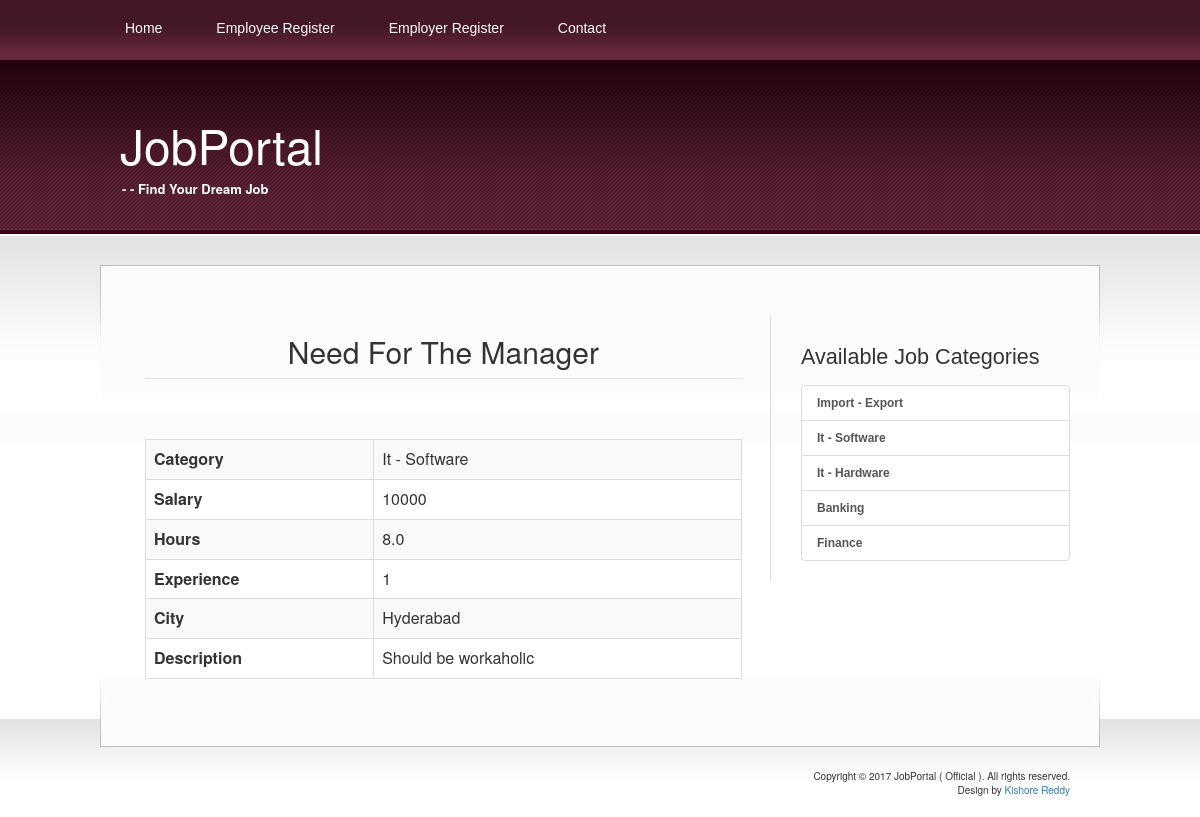
/job_details.php?id=2, run on the app's committed database.
### tables this page shows
CREATE TABLE `jobs` (
  `j_id` int(4) NOT NULL,
  `j_category` varchar(40) NOT NULL,
  `j_owner_name` varchar(30) NOT NULL,
  `j_title` varchar(50) NOT NULL,
  `j_hours` float(3,1) NOT NULL,
  `j_salary` int(10) NOT NULL,
  `j_experience` int(3) NOT NULL,
  `j_discription` varchar(300) NOT NULL,
  `j_city` varchar(20) NOT NULL,
  `j_active` int(1) NOT NULL DEFAULT '1'
);

CREATE TABLE `categories` (
  `cat_id` int(4) NOT NULL,
  `cat_nm` varchar(30) NOT NULL
);

### job_details.php (the view, shortened to what this page needs)
<?php
include 'dbCon.php';
	$q = "select * from jobs where j_id =".$_GET['id'];
	$res = mysqli_query($link,$q) or die("Wrong Query");
	$row = mysqli_fetch_assoc($res);
?>
<html xmlns="http://www.w3.org/1999/xhtml">
<head>
<?php
include("includes/head.inc.php");
?>
</head>
<body>
<div id="header1-wrapper">
	<div id="header1">
	<div id="menu1">
		<?php
		include("includes/menu.inc.php");
		?>
		</div>
	</div>
</div>
<div id="logo">
	<?php
	include("includes/logo.inc.php");
	?>
	</div>
<div id="wrapper">
	<div id="page">
		<div id="page-bgtop">
			<div class="col-md-8">
					<legend align="center"><h2><?php echo $row['j_title']; ?></h2></legend>
					<div class="entry">
						<table class="table table-bordered
table-hover table-striped">
						<?php
						echo '<tr><td ><b>Category</b><br><td>'.$row['j_category'].'</td></tr>
								<tr><td><b>Salary</b></td><td>'.$row['j_salary'].'</td></tr>
								<tr><td><b>Hours</b></td><td>'.$row['j_hours'].'</td></tr>
								<tr><td><b>Experience</b></td><td>'.$row['j_experience'].'</td></tr>
								<tr><td><b>City</b></td><td>'.$row['j_city'].'</td></tr>
								<tr><td><b>Description</b></td><td>'.$row['j_discription'].'</tr>
								';
						?>
						<br>
						<br>
						</table>
				</div>
			</div>
			<div id="sidebar">
			<?php
		include("includes/sidebar.inc.php");
		?>
			</div>
			<div style="clear: both;">&nbsp;</div>
		</div>
	</div>
</div>
<div id="footer-bgcontent">
	<div id="footer">
		<?php
		include("includes/footer.inc.php");
		?>
	</div>
</div>
</body>
</html>

### includes/head.inc.php (shortened to what this page needs)
<link href="css/style.css" rel="stylesheet" type="text/css" media="screen" />
<link rel="stylesheet" href="css/bootstrap.min.css" >

### includes/menu.inc.php (shortened to what this page needs)
<uul>
		<lli><a href="index.php" class="first">Home</a></lli>
		<?php
				if(!isset($_SESSION['employee']))
				{
					echo '<lli><a href="employeeregister.php">Employee Register</a></lli>';
				}
		?>
		<?php
				if(!isset($_SESSION['employer']))
				{
					echo '<lli><a href="employerregister.php">Employer Register</a></lli>';
				}
		?>
				<lli><a href="contact.php">Contact</a></lli>
</uul>

### includes/logo.inc.php
<h1><a href="index.php">JobPortal</a></h1>
<p>            - - Find Your Dream Job</p>

### includes/sidebar.inc.php (shortened to what this page needs)
<ul>
					<?php
include 'dbCon.php';
				?>
						<h2>Available Job Categories </h2>
                            <div class="list-group">
					<?php
						$q="select * from categories";
						$res=mysqli_query($link,$q) or die("cant connect");
						while($row=mysqli_fetch_assoc($res))
						{
							echo '<a href="jobs_by_category.php?cat='.$row['cat_nm'].'" class="list-group-item">'.$row['cat_nm'].'</a>';
						}
					?>
    </div>
						</ul>

### includes/footer.inc.php
<p>Copyright © 2017 JobPortal ( Official ). All rights reserved. <br />
			Design by <a href="https://www.facebook.com/kishore.reddy757" target="_blank"> Kishore Reddy </a></p><br>

### css/style.css (style rules this page uses)
body { margin: 0px; padding: 0; background: url(images/img01.jpg) repeat-x left top; font-family: Arial, Helvetica, sans-serif; font-size: 12px; color: #0E4456; }
h1, h2, h3 { margin: 0; font-weight: normal; color: #08252E; }
h1 { font-size: 44px; }
h2 { font-size: 18px; }
p, ul, ol { margin-top: 0; line-height: 220%; text-align: justify; }
a { color: #842946; }
#wrapper { margin: 0px; padding: 30px 0px 0px 0px; }
#header1-wrapper { margin: 0px; padding: 0px; }
#header1 { width: 1000px; height: 60px; margin: 0 auto; }
#menu1 { float: left; width: 900px; height: 60px; }
#menu1 uul { margin: 0px; padding: 0px; list-style: none; line-height: normal; }
#menu1 lli { display: block; float: left; }
#menu1 a { display: block; float: left; height: 40px; margin-right: 4px; padding: 20px 25px 0px 25px; text-decoration: none; font-family: Arial, Helvetica, sans-serif; font-size: 14px; color: #FFFFFF; }
#menu1 .first { background: none; }
#page { width: 1000px; margin: 0 auto; padding: 0px; background: url(images/img04.jpg) no-repeat left bottom; }
#page-bgtop { padding: 50px 30px 0px 30px; background: url(images/img05.jpg) no-repeat left top; }
#logo { width: 1000px; height: 175px; margin: 0 auto; }
#logo h1, #logo p { margin: 0px; line-height: normal; font-weight: normal; color: #FFFFFF; }
#logo p { padding-left: 22px; font-size: 13px; font-weight: bold; color: #FFFFFF; }
#logo h1 { padding-left: 20px; padding-top: 50px; font-size: 48px; }
#logo a { text-decoration: none; color: #FFFFFF; }
#logo h1 a { text-decoration: none; color: #FFFFFF; }
#sidebar { float: right; width: 300px; font-family: Arial, Helvetica, sans-serif; font-size: 12px; border-left: 1px solid #DFDFDF; }
#sidebar ul { margin: 0px 0px 0px 30px; padding: 0; list-style: none; line-height: normal; }
#sidebar h2 { height: 30px; font-size: 1.8em; font-weight: normal; }
#sidebar a { text-align: left; text-decoration: none; font-weight: bold; }
#footer-bgcontent { margin: 0px; padding: 0px; height: 70px; background: url(images/img02.jpg) repeat-x left top; }
#footer { width: 1000px; height: 49px; margin: 0 auto; padding-top: 50px; background: url(images/img03.jpg) no-repeat left top; }
#footer p { margin: 0; padding-right: 30px; text-align: right; line-height: normal; font-size: 10px; }

### data on the page
jobs: j_title "Need For The Manager", j_category "It - Software", j_salary "10000", j_hours "8.0", j_experience "1", j_city "Hyderabad", j_discription "Should be workaholic"
categories: cat_nm "Import - Export"
categories: cat_nm "It - Software"
categories: cat_nm "It - Hardware"
categories: cat_nm "Banking"
categories: cat_nm "Finance"
